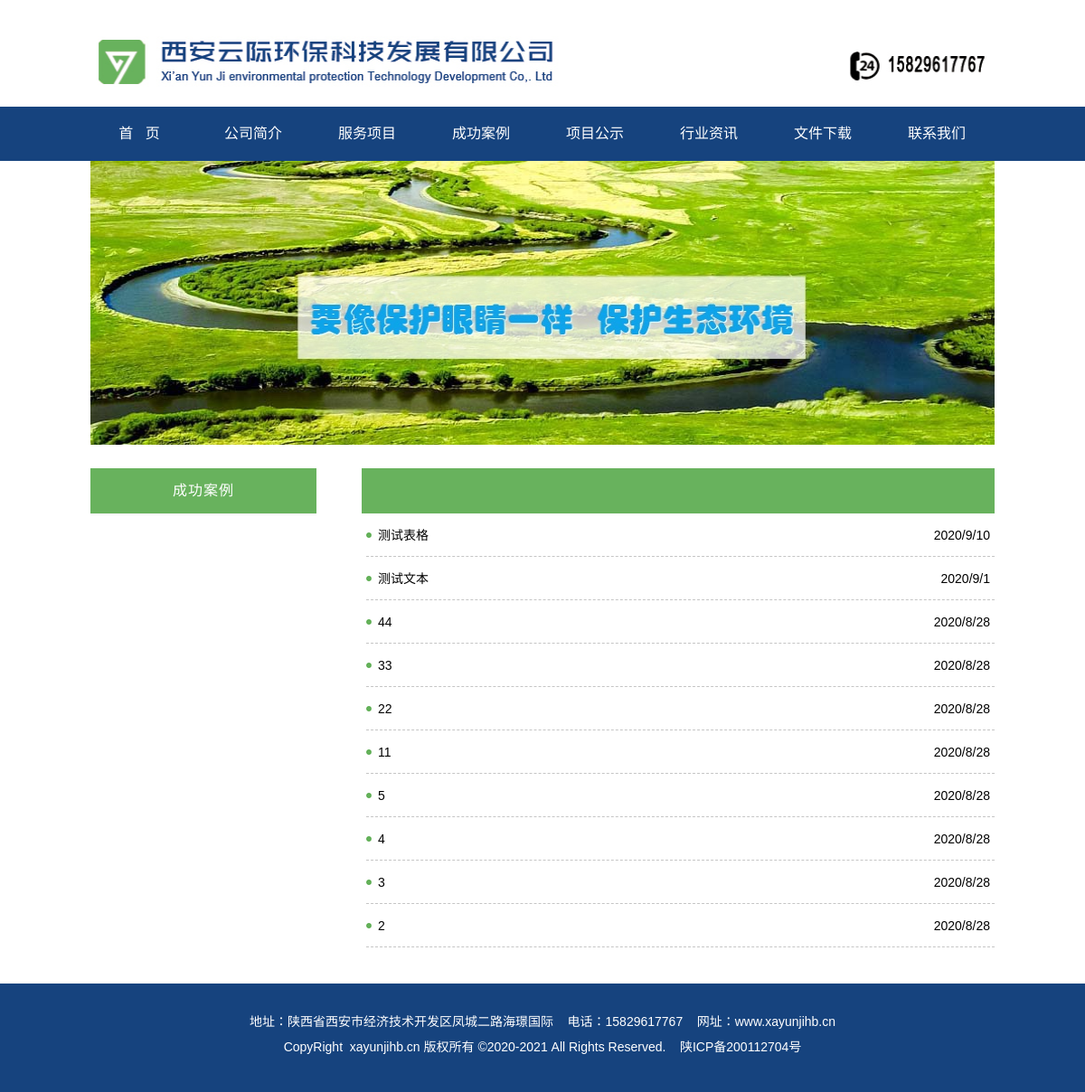
The app's page /category/2/ with its own data.
### web/models.py (models this page shows, shortened)
class Post(models.Model):
    title = models.CharField('标题', max_length=70)
    body = MDTextField('正文')
    created_time = models.DateTimeField('创建时间', default=timezone.now)
    modified_time = models.DateTimeField('修改时间')
    excerpt = models.CharField('摘要', max_length=200, blank=True) # 文章摘要
    category = models.ForeignKey(Category, verbose_name='分类', on_delete=models.CASCADE)
    tags = models.ManyToManyField(Tag, verbose_name='标签', blank=True)
    author = models.ForeignKey(User, verbose_name='作者', on_delete=models.CASCADE)
    def get_absolute_url(self):
        return reverse('web:detail', kwargs={'pk': self.pk})
    class Meta:
        verbose_name = '文章'
        verbose_name_plural = verbose_name
        ordering = ['-created_time']

class Category(models.Model):
    name = models.CharField(max_length=100)
    class Meta:
        verbose_name = '分类'
        verbose_name_plural = verbose_name
    def __str__(self):
        return self.name

### web/views.py (the view)
# urls.py: url(r'^category/(?P<pk>[0-9]+)/$', views.CategoryView.as_view(), name='category'),
class CategoryView(PaginationMixin, ListView):
    model = Post
    template_name = 'web/category.html'
    context_object_name = 'post_list'
    paginate_by = 10
    def get_queryset(self):
        cate = get_object_or_404(Category, pk=self.kwargs.get('pk'))
        return super(CategoryView, self).get_queryset().filter(category=cate).order_by('-created_time')

### templates/web/category.html (shortened to what this page needs)
{% extends 'base.html' %}
{% load staticfiles %}
{% load web_tags %}
{% block main %}
<div class="photo-box">
	<ul class="photo-ul" id="photo-ul" style="list-style: none; margin: 0; padding: 0;">
		<li><img hidden src="{% static 'web/images/photo-box01.jpg' %}" width="1000" height="314" /></li>
	</ul>
</div>
{% for post in post_list %}
	{% if forloop.first %}
		<div class="oleft-nav">
			<div class="oleft-width">
				<div class="oleft-title">{{ post.category }}</div>
			</div>
		</div>
	{% endif %}
{% endfor %}
<div class="oright-width">
	<div class="oright-title"></div>
	<div class="orecent-content" style="margin-top:10px;">
		<ul>
			{% for post in post_list %}
			<a href="{{ post.get_absolute_url }}"><li>
			<span class="list-title">{{ post.title }}</span>
			<span class="list-time">{{ post.created_time.date.year }}/{{ post.created_time.date.month }}/{{ post.created_time.date.day }}</span>
			</li></a>
			{% endfor %}
		</ul>
	</div>
</div>
{% endblock main %}

### web/static/web/css/base.css (style rules this page uses)
body { background-color: white; font-family: "Microsoft Yahei", \5FAE\8F6F\96C5\9ED1, Arial, "Hiragino Sans GB", \5B8B\4F53; font-size: 14px; margin: 0px; }
.photo-box { width: 1000px; height: 340px; position: relative; }
.photo-ul { width: 100%; height: 100%; }
.photo-ul>li { position: absolute; top: 0; left: 0; }
.photo-ul>li:nth-child(1) { z-index: 100; }

### web/static/web/css/index_content.css (style rules this page uses)
.list-title { display: inline-block; width:70%; overflow:hidden; white-space: nowrap; text-overflow:ellipsis; background: url("../images/dot.png") left no-repeat; padding-left:13px; }
.list-time { display: inline-block; width: auto; padding-right: 10px; text-align: right; float: right; }

### web/static/web/css/other_content.css (style rules this page uses)
.oleft-width { width: 250px; margin: 0px auto; text-align: center; }
.oleft-nav { width: 250px; overflow: hidden; background-color: #F5F5F5; float: left; }
.oleft-title { font-size: 16px; text-align: center; height: 50px; line-height: 50px; color: white; letter-spacing: 1px; background-color: #68B25D; margin-bottom: 1.5px; }
.oright-width { width: 700px; float: right; }
.oright-title { background-color: #68B25D; height: 50px; color: white; text-align: left; line-height: 50px; overflow: hidden; padding-left: 15px; letter-spacing: 1px; }
.orecent-content ul { margin: 0px; padding: 0px; padding-left: 5px; list-style-type: none; }
.orecent-content ul li { position: relative; line-height: 200%; margin-bottom: 10px; border-bottom: 1px dashed #c5c5c5; }
.orecent-content ul a { text-decoration: none; color: black; }
.orecent-content li .list-title { overflow: hidden; }
.orecent-content li .list-time { float: right; padding-right: 5px; }

### records on screen
Post: category "成功案例", title "测试表格", created_time.date.year "2020", created_time.date.month "9", created_time.date.day "10"
Post: title "测试文本", created_time.date.year "2020", created_time.date.month "9", created_time.date.day "1"
Post: title "44", created_time.date.year "2020", created_time.date.month "8", created_time.date.day "28"
Post: title "33", created_time.date.year "2020", created_time.date.month "8", created_time.date.day "28"
Post: title "22", created_time.date.year "2020", created_time.date.month "8", created_time.date.day "28"
Post: title "11", created_time.date.year "2020", created_time.date.month "8", created_time.date.day "28"
Post: title "5", created_time.date.year "2020", created_time.date.month "8", created_time.date.day "28"
Post: title "4", created_time.date.year "2020", created_time.date.month "8", created_time.date.day "28"
Post: title "3", created_time.date.year "2020", created_time.date.month "8", created_time.date.day "28"
Post: title "2", created_time.date.year "2020", created_time.date.month "8", created_time.date.day "28"
